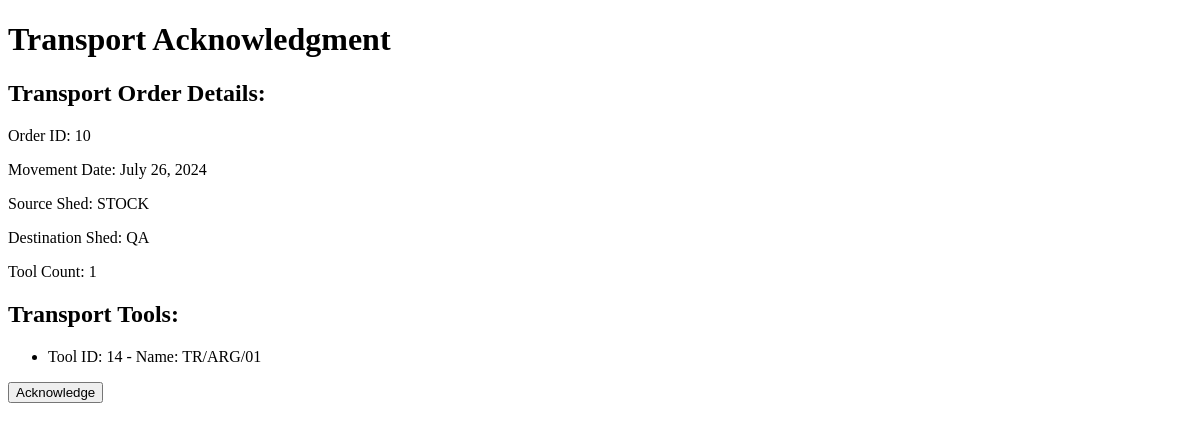
/transport/10/acknowledge/, run on an earlier commit of the app's database.
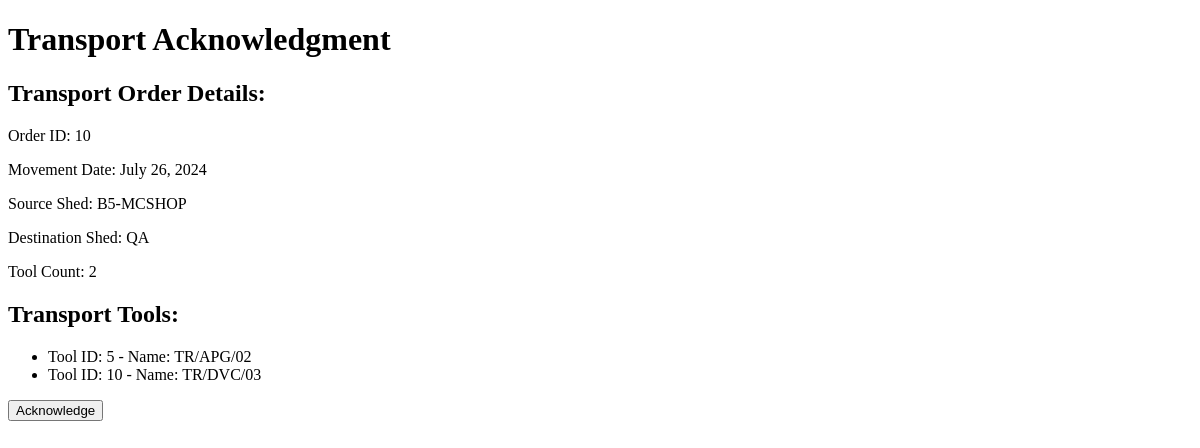
And on a later commit of the database.
### app1/models.py (models this page shows, shortened)
class TransportOrder(models.Model):
    movement_id = models.AutoField(primary_key=True)
    movement_date = models.DateField()
    source_shed = models.ForeignKey(ShedDetails, related_name='source_shed_transport_order', on_delete=models.SET_NULL, null=True)
    destination_shed = models.ForeignKey(ShedDetails, related_name='destination_shed_transport_order', on_delete=models.SET_NULL, null=True)
    acknowledgment = models.BooleanField(default=False)
    tool_count = models.IntegerField()
    created_at = models.DateTimeField(auto_now_add=True)
    updated_at = models.DateTimeField(auto_now=True)

class ShedDetails(models.Model):
    shed_id = models.AutoField(primary_key=True)
    name = models.CharField(max_length=24)
    location = models.CharField(max_length=32)
    phone_number = models.CharField(max_length=12)
    password = models.CharField(max_length=16, default="1234")
    shed_note = models.TextField(default="Everything clear", blank=True, null=True)
    class Meta:
        unique_together = ('name',)
    def __str__(self):
        return f"{self.name}"

class TransportTools(models.Model):
    transporttool_id = models.AutoField(primary_key=True)
    transport = models.ForeignKey(TransportOrder, on_delete=models.CASCADE)
    tool = models.ForeignKey(InstrumentModel, on_delete=models.SET_NULL, null=True)
    tool_movement_remarks = models.TextField(default="Transport Tool", blank=True, null=True)
    acknowledgment = models.BooleanField(default=False)
    class Meta:
        unique_together = ('transport', 'tool')

class InstrumentModel(models.Model):
    instrument_no = models.AutoField(primary_key=True)
    instrument_name = models.CharField(max_length=32)
    manufacturer_name = models.CharField(max_length=32, blank=True, null=True, default=None)
    year_of_purchase = models.DateField(blank=True, null=True)
    gst = models.SmallIntegerField(default=18, blank=True, null=True)
    description = models.CharField(max_length=160, blank=True, null=True, default=None)
    instrument_range = models.CharField(max_length=16, blank=True, null=True, default=None)
    least_count = models.CharField(max_length=8, blank=True, null=True, default=None)
    type_of_tool = models.ForeignKey(InstrumentGroupMaster, on_delete=models.SET_NULL, null=True, blank=True, default=1)
    calibration_frequency = models.IntegerField(default=365, blank=True, null=True)
    service_status = models.BooleanField(default=False)
    current_shed = models.ForeignKey(ShedDetails, on_delete=models.SET_NULL, null=True, default=1, blank=True)
    notification_date = models.DateField(null=True, blank=True, default=now)
    class Meta:
        unique_together = ('instrument_name',)

### app1/views.py (the view, shortened to what this page needs)
# urls.py: path('transport/<int:order_id>/acknowledge/', TransportAcknowledgmentView.as_view(), name='transport_acknowledge'),
@method_decorator(csrf_exempt, name='dispatch')
class TransportAcknowledgmentView(View):
    def get(self, request, order_id):
        transport_order = get_object_or_404(TransportOrder, pk=order_id)
        return render(request, 'app1/transport_acknowledge.html', {'transport_order': transport_order})

### app1/templates/app1/transport_acknowledge.html (shortened to what this page needs)
<!DOCTYPE html>
<html lang="en">
<head>
</head>
<body>
    <h1>Transport Acknowledgment</h1>
    <h2>Transport Order Details:</h2>
    <p>Order ID: {{ transport_order.movement_id }}</p>
    <p>Movement Date: {{ transport_order.movement_date }}</p>
    <p>Source Shed: {{ transport_order.source_shed }}</p>
    <p>Destination Shed: {{ transport_order.destination_shed }}</p>
    <p>Tool Count: {{ transport_order.tool_count }}</p>
    <h2>Transport Tools:</h2>
    <ul>
        {% for tool in transport_order.transporttools_set.all %}
            <li>Tool ID: {{ tool.tool.instrument_no }} - Name: {{ tool.tool.instrument_name }}</li>
        {% endfor %}
    </ul>
    <form method="post">
        <input type="submit" value="Acknowledge">
    </form>
</body>
</html>

What changed in the data, as far as the page shows it:
removed TransportTools: tool.instrument_no "14", tool.instrument_name "TR/ARG/01"
changed TransportOrder "QA": source_shed "STOCK" → "B5-MCSHOP"; tool_count "1" → "2"
added TransportTools: tool.instrument_no "5", tool.instrument_name "TR/APG/02"
added TransportTools: tool.instrument_no "10", tool.instrument_name "TR/DVC/03"
